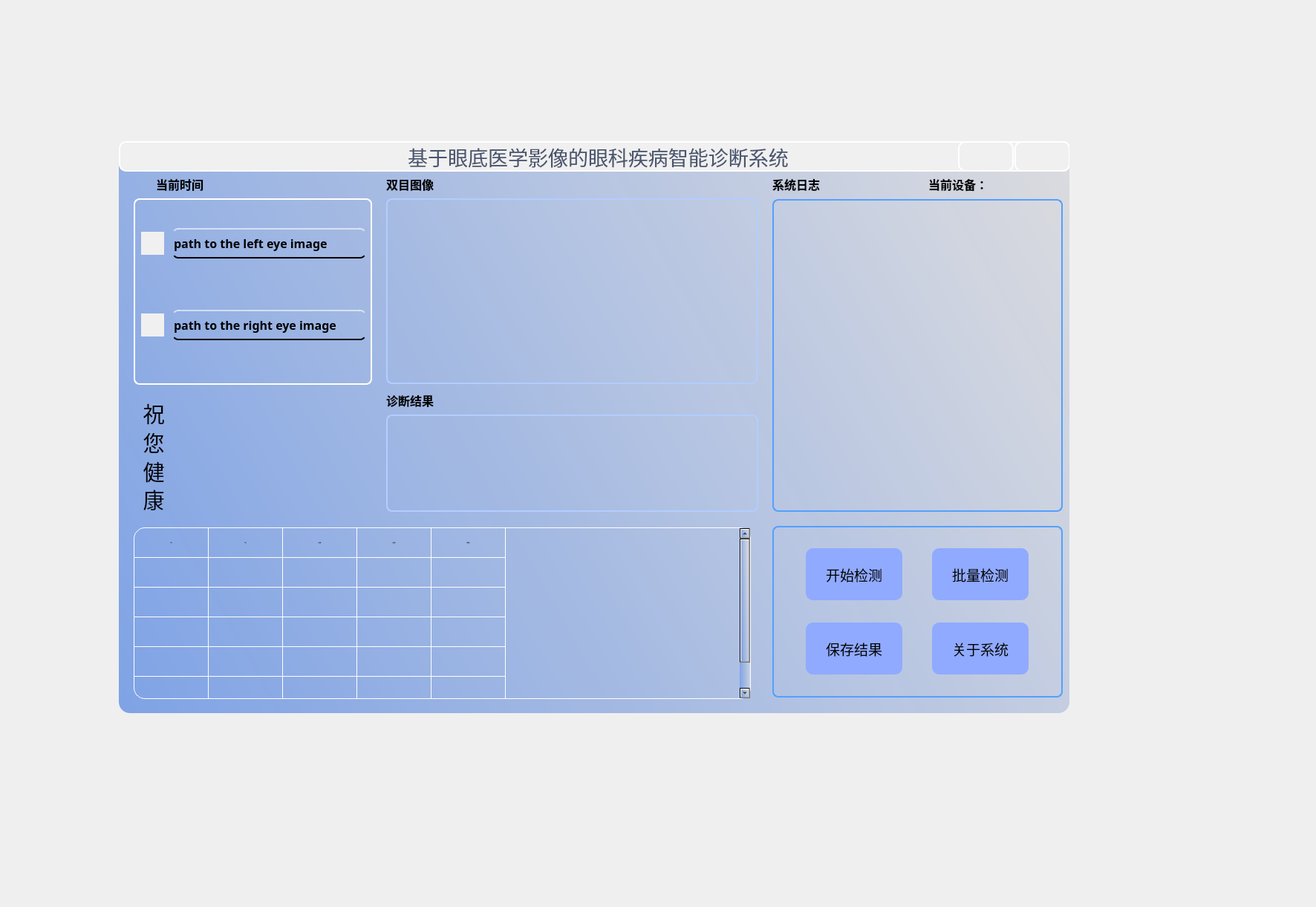
<?xml version="1.0" encoding="UTF-8"?>
<ui version="4.0">
 <class>Form</class>
 <widget class="QWidget" name="Form">
  <property name="geometry">
   <rect>
    <x>0</x>
    <y>0</y>
    <width>1772</width>
    <height>1221</height>
   </rect>
  </property>
  <property name="font">
   <font>
    <family>幼圆</family>
    <pointsize>1</pointsize>
   </font>
  </property>
  <property name="windowTitle">
   <string>Form</string>
  </property>
  <widget class="QWidget" name="widget" native="true">
   <property name="geometry">
    <rect>
     <x>160</x>
     <y>190</y>
     <width>1280</width>
     <height>770</height>
    </rect>
   </property>
   <property name="styleSheet">
    <string notr="true">background-color: qlineargradient(spread:pad, x1:-0.5, y1:0.5, x2:1, y2:0, stop:0 rgba(100, 146, 230, 250), stop:1 rgba(220, 220, 223, 255));
border-radius: 15px;</string>
   </property>
   <widget class="QWidget" name="titlebar" native="true">
    <property name="geometry">
     <rect>
      <x>0</x>
      <y>0</y>
      <width>1281</width>
      <height>41</height>
     </rect>
    </property>
    <property name="styleSheet">
     <string notr="true">QWidget {
    border: 2px solid white; /* 整体边框白色 */
    border-radius: 10px; /* 设置倒角的半径 */
    background-color: #f0f0f0; /* 背景色，可根据需要调整 */
}
</string>
    </property>
    <widget class="QLabel" name="label_14">
     <property name="geometry">
      <rect>
       <x>10</x>
       <y>-12</y>
       <width>151</width>
       <height>71</height>
      </rect>
     </property>
     <property name="styleSheet">
      <string notr="true">QLabel {
    background: transparent; /* 透明背景 */
    color: black; /* 黑色文本 */
    border: none; /* 无边框 */
    padding: 0px; /* 无额外内边距 */
    font: inherit; /* 继承父级字体 */
}
</string>
     </property>
     <property name="text">
      <string/>
     </property>
     <property name="pixmap">
      <pixmap resource="ui/ui.qrc">:/logo/touming_logo.png</pixmap>
     </property>
     <property name="scaledContents">
      <bool>true</bool>
     </property>
    </widget>
    <widget class="QPushButton" name="mininum_button">
     <property name="geometry">
      <rect>
       <x>1130</x>
       <y>0</y>
       <width>75</width>
       <height>41</height>
      </rect>
     </property>
     <property name="styleSheet">
      <string notr="true">QPushButton {
    border: 2px solid white; /* 整体边框白色 */
    border-radius: 10px; /* 设置倒角的半径 */
    background-color: #f0f0f0; /* 背景色，可根据需要调整 */
	image: url(:/logo/minimize.png);
}
QPushButton:hover {
    background-color: #969696;  /* 鼠标悬停颜色 */
    border: 2px solid #7f7f7f;
}
QPushButton:pressed {
    background-color: #969696;  /* 鼠标悬停颜色 */
    border: 2px solid #7f7f7f;
}
</string>
     </property>
     <property name="text">
      <string/>
     </property>
    </widget>
    <widget class="QPushButton" name="close_button">
     <property name="geometry">
      <rect>
       <x>1206</x>
       <y>0</y>
       <width>75</width>
       <height>41</height>
      </rect>
     </property>
     <property name="styleSheet">
      <string notr="true">QPushButton {
    border: 2px solid white; /* 整体边框白色 */
    border-radius: 10px; /* 设置倒角的半径 */
    background-color: #f0f0f0; /* 背景色，可根据需要调整 */
	image: url(:/logo/close.png);
}
QPushButton:hover {
    background-color: #969696;  /* 鼠标悬停颜色 */
    border: 2px solid #7f7f7f;
}
</string>
     </property>
     <property name="text">
      <string/>
     </property>
    </widget>
    <widget class="QLabel" name="label_7">
     <property name="geometry">
      <rect>
       <x>360</x>
       <y>0</y>
       <width>571</width>
       <height>41</height>
      </rect>
     </property>
     <property name="font">
      <font>
       <family>楷体</family>
       <pointsize>20</pointsize>
       <weight>50</weight>
       <italic>false</italic>
       <bold>false</bold>
      </font>
     </property>
     <property name="styleSheet">
      <string notr="true">QLabel {
    background: transparent; /* 透明背景 */
    color: #4a556f; /* 黑色文本 */
    border: none; /* 无边框 */
    padding: 0px; /* 无额外内边距 */
    font: inherit; /* 继承父级字体 */
}
</string>
     </property>
     <property name="text">
      <string>基于眼底医学影像的眼科疾病智能诊断系统</string>
     </property>
     <property name="alignment">
      <set>Qt::AlignCenter</set>
     </property>
    </widget>
   </widget>
   <widget class="QWidget" name="widget_6" native="true">
    <property name="geometry">
     <rect>
      <x>880</x>
      <y>518</y>
      <width>391</width>
      <height>231</height>
     </rect>
    </property>
    <property name="styleSheet">
     <string notr="true">QWidget {
	background-color: rgb(135, 151, 255);
    background: transparent;  /* 透明背景 */
    border: 2px solid #53a0ff;  /* 2px 宽的白色边框 */
    border-radius: 8px;  /* 圆角边框，可根据需要调整 */
}
</string>
    </property>
    <widget class="QPushButton" name="pushButton_5">
     <property name="geometry">
      <rect>
       <x>45</x>
       <y>30</y>
       <width>130</width>
       <height>70</height>
      </rect>
     </property>
     <property name="font">
      <font>
       <family>幼圆</family>
       <pointsize>14</pointsize>
       <weight>50</weight>
       <bold>false</bold>
      </font>
     </property>
     <property name="styleSheet">
      <string notr="true">QPushButton {
    border: 0px solid white; /* 整体边框白色 */
    border-radius: 10px; /* 设置倒角的半径 */
    background-color: #90aaff; /* 背景色，可根据需要调整 */
}
QPushButton:hover {
    background-color: #FFC0CB;  /* 鼠标悬停颜色 */
    border: 2px solid #FFC0CB;
	color: #FFFFFF;
	font-weight: bold;
}
QPushButton:pressed {
    background-color: #FFC0CB;  /* 鼠标悬停颜色 */
    border: 2px solid #FFC0CB;
}
</string>
     </property>
     <property name="text">
      <string>开始检测</string>
     </property>
    </widget>
    <widget class="QPushButton" name="pushButton_6">
     <property name="geometry">
      <rect>
       <x>45</x>
       <y>130</y>
       <width>130</width>
       <height>70</height>
      </rect>
     </property>
     <property name="font">
      <font>
       <family>幼圆</family>
       <pointsize>14</pointsize>
      </font>
     </property>
     <property name="styleSheet">
      <string notr="true">QPushButton {
    border: 0px solid white; /* 整体边框白色 */
    border-radius: 10px; /* 设置倒角的半径 */
    background-color: #90aaff; /* 背景色，可根据需要调整 */
}
QPushButton:hover {
    background-color: #FFC0CB;  /* 鼠标悬停颜色 */
    border: 2px solid #FFC0CB;
	color: #FFFFFF;
	font-weight: bold;
}
QPushButton:pressed {
    background-color: #FFC0CB;  /* 鼠标悬停颜色 */
    border: 2px solid #FFC0CB;
}
</string>
     </property>
     <property name="text">
      <string>保存结果</string>
     </property>
    </widget>
    <widget class="QPushButton" name="pushButton_8">
     <property name="geometry">
      <rect>
       <x>215</x>
       <y>30</y>
       <width>130</width>
       <height>70</height>
      </rect>
     </property>
     <property name="font">
      <font>
       <family>幼圆</family>
       <pointsize>14</pointsize>
      </font>
     </property>
     <property name="styleSheet">
      <string notr="true">QPushButton {
    border: 0px solid white; /* 整体边框白色 */
    border-radius: 10px; /* 设置倒角的半径 */
    background-color: #90aaff; /* 背景色，可根据需要调整 */
}
QPushButton:hover {
    background-color: #FFC0CB;  /* 鼠标悬停颜色 */
    border: 2px solid #FFC0CB;
	color: #FFFFFF;
	font-weight: bold;
}
QPushButton:pressed {
    background-color: #FFC0CB;  /* 鼠标悬停颜色 */
    border: 2px solid #FFC0CB;
}
</string>
     </property>
     <property name="text">
      <string>批量检测</string>
     </property>
    </widget>
    <widget class="QPushButton" name="pushButton_7">
     <property name="geometry">
      <rect>
       <x>215</x>
       <y>130</y>
       <width>130</width>
       <height>70</height>
      </rect>
     </property>
     <property name="font">
      <font>
       <family>幼圆</family>
       <pointsize>14</pointsize>
      </font>
     </property>
     <property name="styleSheet">
      <string notr="true">QPushButton {
    border: 0px solid white; /* 整体边框白色 */
    border-radius: 10px; /* 设置倒角的半径 */
    background-color: #90aaff; /* 背景色，可根据需要调整 */
}
QPushButton:hover {
    background-color: #FFC0CB;  /* 鼠标悬停颜色 */
    border: 2px solid #FFC0CB;
	color: #FFFFFF;
	font-weight: bold;
}
QPushButton:pressed {
    background-color: #FFC0CB;  /* 鼠标悬停颜色 */
    border: 2px solid #FFC0CB;
}
</string>
     </property>
     <property name="text">
      <string>关于系统</string>
     </property>
    </widget>
   </widget>
   <widget class="QTextBrowser" name="textBrowser">
    <property name="geometry">
     <rect>
      <x>880</x>
      <y>78</y>
      <width>391</width>
      <height>421</height>
     </rect>
    </property>
    <property name="styleSheet">
     <string notr="true">QWidget {
	background-color: rgb(135, 151, 255);
    background: transparent;  /* 透明背景 */
    border: 2px solid #53a0ff;  /* 2px 宽的白色边框 */
    border-radius: 8px;  /* 圆角边框，可根据需要调整 */
}
</string>
    </property>
   </widget>
   <widget class="QLabel" name="label_15">
    <property name="geometry">
     <rect>
      <x>880</x>
      <y>45</y>
      <width>111</width>
      <height>25</height>
     </rect>
    </property>
    <property name="styleSheet">
     <string notr="true">QLabel {
    background: transparent;  /* 透明背景 */
    color: black;  /* 黑色字体 */
    font-size: 16px;  /* 字体大小 */
    font-weight: bold;  /* 字体加粗，可选 */
    border: none;  /* 无边框 */
}
</string>
    </property>
    <property name="text">
     <string>系统日志</string>
    </property>
   </widget>
   <widget class="QLabel" name="label_16">
    <property name="geometry">
     <rect>
      <x>1090</x>
      <y>45</y>
      <width>181</width>
      <height>25</height>
     </rect>
    </property>
    <property name="styleSheet">
     <string notr="true">QLabel {
    background: transparent;  /* 透明背景 */
    color: black;  /* 黑色字体 */
    font-size: 16px;  /* 字体大小 */
    font-weight: bold;  /* 字体加粗，可选 */
    border: none;  /* 无边框 */
}
</string>
    </property>
    <property name="text">
     <string>当前设备：</string>
    </property>
   </widget>
   <widget class="QLabel" name="time_label">
    <property name="geometry">
     <rect>
      <x>50</x>
      <y>45</y>
      <width>241</width>
      <height>25</height>
     </rect>
    </property>
    <property name="styleSheet">
     <string notr="true">QLabel {
    background: transparent;  /* 透明背景 */
    color: black;  /* 黑色字体 */
    font-size: 16px;  /* 字体大小 */
    font-weight: bold;  /* 字体加粗，可选 */
    border: none;  /* 无边框 */
}
</string>
    </property>
    <property name="text">
     <string>当前时间</string>
    </property>
   </widget>
   <widget class="QLabel" name="label">
    <property name="geometry">
     <rect>
      <x>20</x>
      <y>45</y>
      <width>25</width>
      <height>25</height>
     </rect>
    </property>
    <property name="styleSheet">
     <string notr="true">QLabel {
    background: transparent; /* 透明背景 */
    color: black; /* 黑色文本 */
    border: none; /* 无边框 */
    padding: 0px; /* 无额外内边距 */
    font: inherit; /* 继承父级字体 */
}
</string>
    </property>
    <property name="text">
     <string/>
    </property>
    <property name="pixmap">
     <pixmap resource="ui/ui.qrc">:/logo/clock.png</pixmap>
    </property>
    <property name="scaledContents">
     <bool>true</bool>
    </property>
   </widget>
   <widget class="QLabel" name="label_13">
    <property name="geometry">
     <rect>
      <x>360</x>
      <y>77</y>
      <width>500</width>
      <height>250</height>
     </rect>
    </property>
    <property name="styleSheet">
     <string notr="true">QLabel {
	background-color: rgb(135, 151, 255);
    background: transparent;  /* 透明背景 */
    border: 2px solid #b2cdff;  /* 2px 宽的白色边框 */
    border-radius: 8px;  /* 圆角边框，可根据需要调整 */
}
</string>
    </property>
    <property name="text">
     <string/>
    </property>
   </widget>
   <widget class="QLabel" name="label_2">
    <property name="geometry">
     <rect>
      <x>360</x>
      <y>368</y>
      <width>501</width>
      <height>131</height>
     </rect>
    </property>
    <property name="font">
     <font>
      <family>幼圆</family>
      <pointsize>20</pointsize>
      <weight>75</weight>
      <bold>true</bold>
     </font>
    </property>
    <property name="styleSheet">
     <string notr="true">QLabel {
	background-color: rgb(135, 151, 255);
	color: #54ad39;
    background: transparent;  /* 透明背景 */
    border: 2px solid #b2cdff;  /* 2px 宽的白色边框 */
    border-radius: 8px;  /* 圆角边框，可根据需要调整 */
}
</string>
    </property>
    <property name="text">
     <string/>
    </property>
    <property name="alignment">
     <set>Qt::AlignCenter</set>
    </property>
   </widget>
   <widget class="QLabel" name="label_17">
    <property name="geometry">
     <rect>
      <x>360</x>
      <y>333</y>
      <width>111</width>
      <height>31</height>
     </rect>
    </property>
    <property name="styleSheet">
     <string notr="true">QLabel {
    background: transparent;  /* 透明背景 */
    color: black;  /* 黑色字体 */
    font-size: 16px;  /* 字体大小 */
    font-weight: bold;  /* 字体加粗，可选 */
    border: none;  /* 无边框 */
}
</string>
    </property>
    <property name="text">
     <string>诊断结果</string>
    </property>
   </widget>
   <widget class="QLabel" name="label_18">
    <property name="geometry">
     <rect>
      <x>360</x>
      <y>45</y>
      <width>111</width>
      <height>25</height>
     </rect>
    </property>
    <property name="styleSheet">
     <string notr="true">QLabel {
    background: transparent;  /* 透明背景 */
    color: black;  /* 黑色字体 */
    font-size: 16px;  /* 字体大小 */
    font-weight: bold;  /* 字体加粗，可选 */
    border: none;  /* 无边框 */
}
</string>
    </property>
    <property name="text">
     <string>双目图像</string>
    </property>
   </widget>
   <widget class="QWidget" name="widget_2" native="true">
    <property name="geometry">
     <rect>
      <x>20</x>
      <y>77</y>
      <width>321</width>
      <height>251</height>
     </rect>
    </property>
    <property name="styleSheet">
     <string notr="true">QWidget {
	background-color: rgb(135, 151, 255);
    background: transparent;  /* 透明背景 */
    border: 2px solid #ffffff;  /* 2px 宽的白色边框 */
    border-radius: 8px;  /* 圆角边框，可根据需要调整 */
}
</string>
    </property>
    <widget class="QPushButton" name="pushButton">
     <property name="geometry">
      <rect>
       <x>10</x>
       <y>45</y>
       <width>31</width>
       <height>31</height>
      </rect>
     </property>
     <property name="styleSheet">
      <string notr="true">QPushButton {
    border: 0px solid white; /* 整体边框白色 */
    border-radius: 0px; /* 设置倒角的半径 */
    background-color: #f0f0f0; /* 背景色，可根据需要调整 */
	image: url(:/logo/image.png);
}
QPushButton:hover {
    background-color: #969696;  /* 鼠标悬停颜色 */
    border: 2px solid #7f7f7f;
}
QPushButton:pressed {
    background-color: #969696;  /* 鼠标悬停颜色 */
    border: 2px solid #7f7f7f;
}
</string>
     </property>
     <property name="text">
      <string/>
     </property>
    </widget>
    <widget class="QPushButton" name="pushButton_2">
     <property name="geometry">
      <rect>
       <x>10</x>
       <y>155</y>
       <width>31</width>
       <height>31</height>
      </rect>
     </property>
     <property name="styleSheet">
      <string notr="true">QPushButton {
    border: 0px solid white; /* 整体边框白色 */
    border-radius: 0px; /* 设置倒角的半径 */
    background-color: #f0f0f0; /* 背景色，可根据需要调整 */
	image: url(:/logo/image.png);
}
QPushButton:hover {
    background-color: #969696;  /* 鼠标悬停颜色 */
    border: 2px solid #7f7f7f;
}
QPushButton:pressed {
    background-color: #969696;  /* 鼠标悬停颜色 */
    border: 2px solid #7f7f7f;
}
</string>
     </property>
     <property name="text">
      <string/>
     </property>
    </widget>
    <widget class="QLineEdit" name="lineEdit_3">
     <property name="geometry">
      <rect>
       <x>52</x>
       <y>40</y>
       <width>261</width>
       <height>41</height>
      </rect>
     </property>
     <property name="styleSheet">
      <string notr="true">QLineEdit {
    background: transparent;  /* 透明背景 */
    color: black;  /* 黑色字体 */
    font-size: 16px;  /* 字体大小 */
    font-weight: bold;  /* 字体加粗（可选） */
    border: none;  /* 取消默认边框 */
    border-bottom: 2px solid black;  /* 黑色底部边框 */
    border-top: 2px solid rgba(255, 255, 255, 150);  /* 半透明白色顶部边框 */
}
</string>
     </property>
     <property name="text">
      <string>path to the left eye image</string>
     </property>
    </widget>
    <widget class="QLineEdit" name="lineEdit_4">
     <property name="geometry">
      <rect>
       <x>52</x>
       <y>150</y>
       <width>261</width>
       <height>41</height>
      </rect>
     </property>
     <property name="styleSheet">
      <string notr="true">QLineEdit {
    background: transparent;  /* 透明背景 */
    color: black;  /* 黑色字体 */
    font-size: 16px;  /* 字体大小 */
    font-weight: bold;  /* 字体加粗（可选） */
    border: none;  /* 取消默认边框 */
    border-bottom: 2px solid black;  /* 黑色底部边框 */
    border-top: 2px solid rgba(255, 255, 255, 150);  /* 半透明白色顶部边框 */
}
</string>
     </property>
     <property name="text">
      <string>path to the right eye image</string>
     </property>
    </widget>
   </widget>
   <widget class="QLabel" name="eye_image">
    <property name="geometry">
     <rect>
      <x>69</x>
      <y>339</y>
      <width>251</width>
      <height>161</height>
     </rect>
    </property>
    <property name="styleSheet">
     <string notr="true">QLabel {
    background: transparent; /* 透明背景 */
    color: black; /* 黑色文本 */
    border: none; /* 无边框 */
    padding: 0px; /* 无额外内边距 */
    font: inherit; /* 继承父级字体 */
}
</string>
    </property>
    <property name="text">
     <string/>
    </property>
    <property name="pixmap">
     <pixmap resource="ui/ui.qrc">:/logo/eye.png</pixmap>
    </property>
    <property name="scaledContents">
     <bool>true</bool>
    </property>
   </widget>
   <widget class="QLabel" name="label_3">
    <property name="geometry">
     <rect>
      <x>20</x>
      <y>350</y>
      <width>54</width>
      <height>33</height>
     </rect>
    </property>
    <property name="font">
     <font>
      <family>SimSun</family>
      <pointsize>22</pointsize>
      <weight>50</weight>
      <italic>false</italic>
      <bold>false</bold>
     </font>
    </property>
    <property name="styleSheet">
     <string notr="true">QLabel {
    background: transparent; /* 透明背景 */
    color: black; /* 黑色文本 */
    border: none; /* 无边框 */
    padding: 0px; /* 无额外内边距 */
    font: inherit; /* 继承父级字体 */
}
</string>
    </property>
    <property name="text">
     <string>祝</string>
    </property>
    <property name="alignment">
     <set>Qt::AlignCenter</set>
    </property>
   </widget>
   <widget class="QLabel" name="label_4">
    <property name="geometry">
     <rect>
      <x>20</x>
      <y>389</y>
      <width>54</width>
      <height>33</height>
     </rect>
    </property>
    <property name="font">
     <font>
      <family>SimSun</family>
      <pointsize>22</pointsize>
      <weight>50</weight>
      <italic>false</italic>
      <bold>false</bold>
     </font>
    </property>
    <property name="styleSheet">
     <string notr="true">QLabel {
    background: transparent; /* 透明背景 */
    color: black; /* 黑色文本 */
    border: none; /* 无边框 */
    padding: 0px; /* 无额外内边距 */
    font: inherit; /* 继承父级字体 */
}
</string>
    </property>
    <property name="text">
     <string>您</string>
    </property>
    <property name="alignment">
     <set>Qt::AlignCenter</set>
    </property>
   </widget>
   <widget class="QLabel" name="label_6">
    <property name="geometry">
     <rect>
      <x>20</x>
      <y>466</y>
      <width>54</width>
      <height>33</height>
     </rect>
    </property>
    <property name="font">
     <font>
      <family>SimSun</family>
      <pointsize>22</pointsize>
      <weight>50</weight>
      <italic>false</italic>
      <bold>false</bold>
     </font>
    </property>
    <property name="styleSheet">
     <string notr="true">QLabel {
    background: transparent; /* 透明背景 */
    color: black; /* 黑色文本 */
    border: none; /* 无边框 */
    padding: 0px; /* 无额外内边距 */
    font: inherit; /* 继承父级字体 */
}
</string>
    </property>
    <property name="text">
     <string>康</string>
    </property>
    <property name="alignment">
     <set>Qt::AlignCenter</set>
    </property>
   </widget>
   <widget class="QLabel" name="label_5">
    <property name="geometry">
     <rect>
      <x>20</x>
      <y>428</y>
      <width>54</width>
      <height>32</height>
     </rect>
    </property>
    <property name="font">
     <font>
      <family>SimSun</family>
      <pointsize>22</pointsize>
      <weight>50</weight>
      <italic>false</italic>
      <bold>false</bold>
     </font>
    </property>
    <property name="styleSheet">
     <string notr="true">QLabel {
    background: transparent; /* 透明背景 */
    color: black; /* 黑色文本 */
    border: none; /* 无边框 */
    padding: 0px; /* 无额外内边距 */
    font: inherit; /* 继承父级字体 */
}
</string>
    </property>
    <property name="text">
     <string>健</string>
    </property>
    <property name="alignment">
     <set>Qt::AlignCenter</set>
    </property>
   </widget>
   <widget class="QTableWidget" name="tableWidget">
    <property name="geometry">
     <rect>
      <x>20</x>
      <y>520</y>
      <width>831</width>
      <height>231</height>
     </rect>
    </property>
    <property name="styleSheet">
     <string notr="true">QTableWidget {
    background-color: transparent; /* 透明背景 */
    gridline-color: white; /* 网格线颜色 */
    border: 1px solid white; /* 添加白色边框 */
}

QTableWidget::item {
    color: black; /* 文字颜色 */
    text-align: center; /* 居中对齐 */
}

QHeaderView::section {
    background-color: transparent; /* 透明表头 */
    border: none; /* 去掉边框 */
}

QTableWidget QTableCornerButton::section {
    background-color: transparent; /* 透明左上角 */
    border: none;
}
</string>
    </property>
    <property name="verticalScrollBarPolicy">
     <enum>Qt::ScrollBarAlwaysOn</enum>
    </property>
    <property name="horizontalScrollBarPolicy">
     <enum>Qt::ScrollBarAlwaysOff</enum>
    </property>
    <property name="rowCount">
     <number>6</number>
    </property>
    <property name="columnCount">
     <number>5</number>
    </property>
    <attribute name="horizontalHeaderVisible">
     <bool>false</bool>
    </attribute>
    <attribute name="verticalHeaderVisible">
     <bool>false</bool>
    </attribute>
    <attribute name="verticalHeaderDefaultSectionSize">
     <number>40</number>
    </attribute>
    <row/>
    <row/>
    <row/>
    <row/>
    <row/>
    <row/>
    <column/>
    <column/>
    <column/>
    <column/>
    <column/>
    <item row="0" column="0">
     <property name="text">
      <string>序号</string>
     </property>
     <property name="textAlignment">
      <set>AlignCenter</set>
     </property>
     <property name="background">
      <brush brushstyle="NoBrush">
       <color alpha="250">
        <red>0</red>
        <green>0</green>
        <blue>0</blue>
       </color>
      </brush>
     </property>
     <property name="flags">
      <set>ItemIsDragEnabled|ItemIsDropEnabled|ItemIsUserCheckable|ItemIsEnabled</set>
     </property>
    </item>
    <item row="0" column="1">
     <property name="text">
      <string>时间</string>
     </property>
     <property name="textAlignment">
      <set>AlignCenter</set>
     </property>
    </item>
    <item row="0" column="2">
     <property name="text">
      <string>左眼路径</string>
     </property>
     <property name="textAlignment">
      <set>AlignCenter</set>
     </property>
    </item>
    <item row="0" column="3">
     <property name="text">
      <string>右眼路径</string>
     </property>
     <property name="textAlignment">
      <set>AlignCenter</set>
     </property>
    </item>
    <item row="0" column="4">
     <property name="text">
      <string>检测结果</string>
     </property>
     <property name="textAlignment">
      <set>AlignCenter</set>
     </property>
    </item>
   </widget>
   <widget class="QWidget" name="widget_3" native="true">
    <property name="geometry">
     <rect>
      <x>40</x>
      <y>340</y>
      <width>56</width>
      <height>151</height>
     </rect>
    </property>
    <property name="styleSheet">
     <string notr="true">QWidget {
	background-color: rgb(135, 151, 255);
    background: transparent;  /* 透明背景 */
    border: 0px solid #53a0ff;  /* 2px 宽的白色边框 */
    border-radius: 8px;  /* 圆角边框，可根据需要调整 */
}
</string>
    </property>
    <layout class="QVBoxLayout" name="verticalLayout"/>
   </widget>
  </widget>
 </widget>
 <resources>
  <include location="ui/ui.qrc"/>
 </resources>
 <connections/>
</ui>
